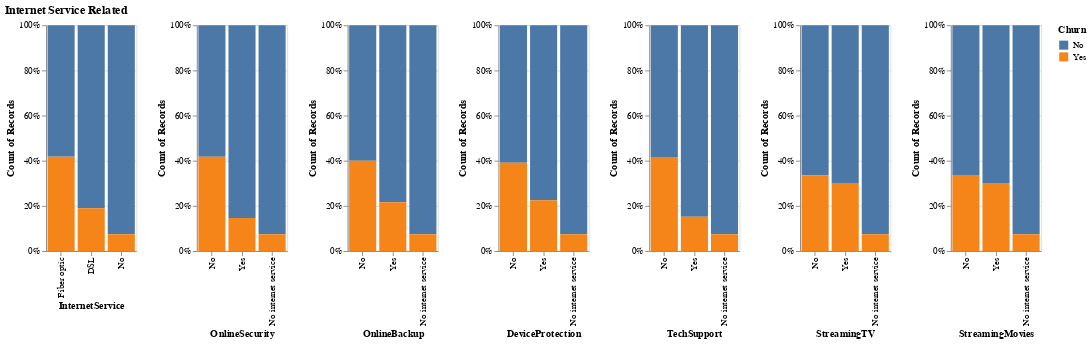

The notebook cell saved with this chart:
### Markdown cell above
- Senior citizen, people without partner and people without dependents are less likely to churn.

### Code cell
# Internet Service Related
c = (
    charts["InternetService"]
    | charts["OnlineSecurity"]
    | charts["OnlineBackup"]
    | charts["DeviceProtection"]
    | charts["TechSupport"]
    | charts["StreamingTV"]
    | charts["StreamingMovies"]
)
c = c.properties(title="Internet Service Related")
# c.save(f"imgs/internet_service_churn.png", ppi=200)
c.display()

### Figure 1 — Vega specification as saved in the notebook (floating-point values rounded to 4 significant figures)
{"$schema": "https://vega.github.io/schema/vega/v5.json", "data": [{"name": "source_0"}, {"name": "data_1", "values": [{"Churn": "No", "InternetService": "DSL", "__count_end": 1.0, "__count_start": 0.19}, {"Churn": "Yes", "InternetService": "DSL", "__count_end": 0.19, "__count_start": 0.0}, {"Churn": "Yes", "InternetService": "Fiber optic", "__count_end": 0.4189, "__count_start": 0.0}, {"Churn": "No", "InternetService": "Fiber optic", "__count_end": 1.0, "__count_start": 0.4189}, {"Churn": "No", "InternetService": "No", "__count_end": 1.0, "__count_start": 0.07434}, {"Churn": "Yes", "InternetService": "No", "__count_end": 0.07434, "__count_start": 0.0}]}, {"name": "data_2", "values": [{"Churn": "No", "OnlineSecurity": "No", "__count_end": 1.0, "__count_start": 0.4178}, {"Churn": "No", "OnlineSecurity": "Yes", "__count_end": 1.0, "__count_start": 0.1464}, {"Churn": "Yes", "OnlineSecurity": "Yes", "__count_end": 0.1464, "__count_start": 0.0}, {"Churn": "Yes", "OnlineSecurity": "No", "__count_end": 0.4178, "__count_start": 0.0}, {"Churn": "No", "OnlineSecurity": "No internet service", "__count_end": 1.0, "__count_start": 0.07434}, {"Churn": "Yes", "OnlineSecurity": "No internet service", "__count_end": 0.07434, "__count_start": 0.0}]}, {"name": "data_3", "values": [{"Churn": "No", "OnlineBackup": "Yes", "__count_end": 1.0, "__count_start": 0.2157}, {"Churn": "No", "OnlineBackup": "No", "__count_end": 1.0, "__count_start": 0.3994}, {"Churn": "Yes", "OnlineBackup": "Yes", "__count_end": 0.2157, "__count_start": 0.0}, {"Churn": "Yes", "OnlineBackup": "No", "__count_end": 0.3994, "__count_start": 0.0}, {"Churn": "No", "OnlineBackup": "No internet service", "__count_end": 1.0, "__count_start": 0.07434}, {"Churn": "Yes", "OnlineBackup": "No internet service", "__count_end": 0.07434, "__count_start": 0.0}]}, {"name": "data_4", "values": [{"Churn": "No", "DeviceProtection": "No", "__count_end": 1.0, "__count_start": 0.3914}, {"Churn": "No", "DeviceProtection": "Yes", "__count_end": 1.0, "__count_start": 0.2254}, {"Churn": "Yes", "DeviceProtection": "No", "__count_end": 0.3914, "__count_start": 0.0}, {"Churn": "Yes", "DeviceProtection": "Yes", "__count_end": 0.2254, "__count_start": 0.0}, {"Churn": "No", "DeviceProtection": "No internet service", "__count_end": 1.0, "__count_start": 0.07434}, {"Churn": "Yes", "DeviceProtection": "No internet service", "__count_end": 0.07434, "__count_start": 0.0}]}, {"name": "data_5", "values": [{"Churn": "No", "TechSupport": "No", "__count_end": 1.0, "__count_start": 0.4165}, {"Churn": "Yes", "TechSupport": "No", "__count_end": 0.4165, "__count_start": 0.0}, {"Churn": "No", "TechSupport": "Yes", "__count_end": 1.0, "__count_start": 0.152}, {"Churn": "Yes", "TechSupport": "Yes", "__count_end": 0.152, "__count_start": 0.0}, {"Churn": "No", "TechSupport": "No internet service", "__count_end": 1.0, "__count_start": 0.07434}, {"Churn": "Yes", "TechSupport": "No internet service", "__count_end": 0.07434, "__count_start": 0.0}]}, {"name": "data_6", "values": [{"Churn": "No", "StreamingTV": "No", "__count_end": 1.0, "__count_start": 0.3354}, {"Churn": "Yes", "StreamingTV": "No", "__count_end": 0.3354, "__count_start": 0.0}, {"Churn": "Yes", "StreamingTV": "Yes", "__count_end": 0.3011, "__count_start": 0.0}, {"Churn": "No", "StreamingTV": "Yes", "__count_end": 1.0, "__count_start": 0.3011}, {"Churn": "No", "StreamingTV": "No internet service", "__count_end": 1.0, "__count_start": 0.07434}, {"Churn": "Yes", "StreamingTV": "No internet service", "__count_end": 0.07434, "__count_start": 0.0}]}, {"name": "data_7", "values": [{"Churn": "No", "StreamingMovies": "No", "__count_end": 1.0, "__count_start": 0.3373}, {"Churn": "Yes", "StreamingMovies": "No", "__count_end": 0.3373, "__count_start": 0.0}, {"Churn": "Yes", "StreamingMovies": "Yes", "__count_end": 0.2995, "__count_start": 0.0}, {"Churn": "No", "StreamingMovies": "No internet service", "__count_end": 1.0, "__count_start": 0.07434}, {"Churn": "No", "StreamingMovies": "Yes", "__count_end": 1.0, "__count_start": 0.2995}, {"Churn": "Yes", "StreamingMovies": "No internet service", "__count_end": 0.07434, "__count_start": 0.0}]}, {"name": "data_1_color_domain_Churn_0", "values": [{"Churn": "No"}, {"Churn": "Yes"}]}, {"name": "data_2_color_domain_Churn_1", "values": [{"Churn": "No"}, {"Churn": "Yes"}]}, {"name": "data_3_color_domain_Churn_2", "values": [{"Churn": "No"}, {"Churn": "Yes"}]}, {"name": "data_4_color_domain_Churn_3", "values": [{"Churn": "No"}, {"Churn": "Yes"}]}, {"name": "data_5_color_domain_Churn_4", "values": [{"Churn": "No"}, {"Churn": "Yes"}]}, {"name": "data_6_color_domain_Churn_5", "values": [{"Churn": "No"}, {"Churn": "Yes"}]}, {"name": "data_7_color_domain_Churn_6", "values": [{"Churn": "No"}, {"Churn": "Yes"}]}, {"name": "source_0_concat_0_x_domain_InternetService", "values": [{"InternetService": "DSL", "sort_field": 2416}, {"InternetService": "Fiber optic", "sort_field": 3096}, {"InternetService": "No", "sort_field": 1520}]}, {"name": "source_0_concat_1_x_domain_OnlineSecurity", "values": [{"OnlineSecurity": "No", "sort_field": 3497}, {"OnlineSecurity": "Yes", "sort_field": 2015}, {"OnlineSecurity": "No internet service", "sort_field": 1520}]}, {"name": "source_0_concat_2_x_domain_OnlineBackup", "values": [{"OnlineBackup": "Yes", "sort_field": 2425}, {"OnlineBackup": "No", "sort_field": 3087}, {"OnlineBackup": "No internet service", "sort_field": 1520}]}, {"name": "source_0_concat_3_x_domain_DeviceProtection", "values": [{"DeviceProtection": "No", "sort_field": 3094}, {"DeviceProtection": "Yes", "sort_field": 2418}, {"DeviceProtection": "No internet service", "sort_field": 1520}]}, {"name": "source_0_concat_4_x_domain_TechSupport", "values": [{"TechSupport": "No", "sort_field": 3472}, {"TechSupport": "Yes", "sort_field": 2040}, {"TechSupport": "No internet service", "sort_field": 1520}]}, {"name": "source_0_concat_5_x_domain_StreamingTV", "values": [{"StreamingTV": "No", "sort_field": 2809}, {"StreamingTV": "Yes", "sort_field": 2703}, {"StreamingTV": "No internet service", "sort_field": 1520}]}, {"name": "source_0_concat_6_x_domain_StreamingMovies", "values": [{"StreamingMovies": "No", "sort_field": 2781}, {"StreamingMovies": "Yes", "sort_field": 2731}, {"StreamingMovies": "No internet service", "sort_field": 1520}]}], "signals": [{"name": "childWidth", "value": 100}], "marks": [{"type": "group", "name": "concat_0_group", "encode": {"update": {"width": {"signal": "childWidth"}, "height": {"signal": "height"}}}, "marks": [{"type": "rect", "name": "concat_0_marks", "from": {"data": "data_1"}, "encode": {"update": {"y2": {"field": "__count_start", "scale": "concat_0_y"}, "x": {"field": "InternetService", "scale": "concat_0_x"}, "y": {"field": "__count_end", "scale": "concat_0_y"}, "fill": {"field": "Churn", "scale": "color"}, "width": {"signal": "max(0.25, bandwidth('concat_0_x'))"}}}, "style": ["bar"]}], "axes": [{"scale": "concat_0_y", "ticks": false, "gridScale": "concat_0_x", "aria": false, "tickCount": {"signal": "ceil(height/40)"}, "labels": false, "minExtent": 0, "zindex": 0, "maxExtent": 0, "grid": true, "domain": false, "orient": "left"}, {"scale": "concat_0_x", "labelAngle": 270, "labelBaseline": "middle", "zindex": 0, "orient": "bottom", "grid": false, "title": "InternetService", "labelAlign": "right"}, {"scale": "concat_0_y", "format": ".0%", "grid": false, "title": "Count of Records", "labelOverlap": true, "tickCount": {"signal": "ceil(height/40)"}, "zindex": 0, "orient": "left"}], "style": "cell"}, {"type": "group", "name": "concat_1_group", "encode": {"update": {"height": {"signal": "height"}, "width": {"signal": "childWidth"}}}, "marks": [{"type": "rect", "name": "concat_1_marks", "from": {"data": "data_2"}, "encode": {"update": {"y2": {"field": "__count_start", "scale": "concat_1_y"}, "y": {"field": "__count_end", "scale": "concat_1_y"}, "width": {"signal": "max(0.25, bandwidth('concat_1_x'))"}, "x": {"field": "OnlineSecurity", "scale": "concat_1_x"}, "fill": {"field": "Churn", "scale": "color"}}}, "style": ["bar"]}], "axes": [{"scale": "concat_1_y", "gridScale": "concat_1_x", "domain": false, "labels": false, "orient": "left", "grid": true, "aria": false, "maxExtent": 0, "zindex": 0, "tickCount": {"signal": "ceil(height/40)"}, "minExtent": 0, "ticks": false}, {"scale": "concat_1_x", "labelAngle": 270, "grid": false, "labelAlign": "right", "labelBaseline": "middle", "orient": "bottom", "zindex": 0, "title": "OnlineSecurity"}, {"scale": "concat_1_y", "title": "Count of Records", "format": ".0%", "orient": "left", "labelOverlap": true, "zindex": 0, "grid": false, "tickCount": {"signal": "ceil(height/40)"}}], "style": "cell"}, {"type": "group", "name": "concat_2_group", "encode": {"update": {"height": {"signal": "height"}, "width": {"signal": "childWidth"}}}, "marks": [{"type": "rect", "name": "concat_2_marks", "from": {"data": "data_3"}, "encode": {"update": {"fill": {"field": "Churn", "scale": "color"}, "y2": {"field": "__count_start", "scale": "concat_2_y"}, "x": {"field": "OnlineBackup", "scale": "concat_2_x"}, "y": {"field": "__count_end", "scale": "concat_2_y"}, "width": {"signal": "max(0.25, bandwidth('concat_2_x'))"}}}, "style": ["bar"]}], "axes": [{"scale": "concat_2_y", "minExtent": 0, "aria": false, "gridScale": "concat_2_x", "tickCount": {"signal": "ceil(height/40)"}, "zindex": 0, "orient": "left", "grid": true, "domain": false, "maxExtent": 0, "labels": false, "ticks": false}, {"scale": "concat_2_x", "labelAlign": "right", "orient": "bottom", "labelAngle": 270, "zindex": 0, "labelBaseline": "middle", "title": "OnlineBackup", "grid": false}, {"scale": "concat_2_y", "labelOverlap": true, "format": ".0%", "grid": false, "zindex": 0, "orient": "left", "title": "Count of Records", "tickCount": {"signal": "ceil(height/40)"}}], "style": "cell"}, {"type": "group", "name": "concat_3_group", "encode": {"update": {"height": {"signal": "height"}, "width": {"signal": "childWidth"}}}, "marks": [{"type": "rect", "name": "concat_3_marks", "from": {"data": "data_4"}, "encode": {"update": {"y": {"field": "__count_end", "scale": "concat_3_y"}, "x": {"field": "DeviceProtection", "scale": "concat_3_x"}, "width": {"signal": "max(0.25, bandwidth('concat_3_x'))"}, "y2": {"field": "__count_start", "scale": "concat_3_y"}, "fill": {"field": "Churn", "scale": "color"}}}, "style": ["bar"]}], "axes": [{"scale": "concat_3_y", "ticks": false, "aria": false, "zindex": 0, "tickCount": {"signal": "ceil(height/40)"}, "gridScale": "concat_3_x", "grid": true, "orient": "left", "domain": false, "labels": false, "maxExtent": 0, "minExtent": 0}, {"scale": "concat_3_x", "zindex": 0, "labelAlign": "right", "orient": "bottom", "grid": false, "title": "DeviceProtection", "labelAngle": 270, "labelBaseline": "middle"}, {"scale": "concat_3_y", "zindex": 0, "orient": "left", "format": ".0%", "labelOverlap": true, "title": "Count of Records", "tickCount": {"signal": "ceil(height/40)"}, "grid": false}], "style": "cell"}, {"type": "group", "name": "concat_4_group", "encode": {"update": {"height": {"signal": "height"}, "width": {"signal": "childWidth"}}}, "marks": [{"type": "rect", "name": "concat_4_marks", "from": {"data": "data_5"}, "encode": {"update": {"x": {"field": "TechSupport", "scale": "concat_4_x"}, "y2": {"field": "__count_start", "scale": "concat_4_y"}, "y": {"field": "__count_end", "scale": "concat_4_y"}, "fill": {"field": "Churn", "scale": "color"}, "width": {"signal": "max(0.25, bandwidth('concat_4_x'))"}}}, "style": ["bar"]}], "axes": [{"scale": "concat_4_y", "gridScale": "concat_4_x", "maxExtent": 0, "grid": true, "orient": "left", "aria": false, "domain": false, "ticks": false, "zindex": 0, "minExtent": 0, "labels": false, "tickCount": {"signal": "ceil(height/40)"}}, {"scale": "concat_4_x", "labelAlign": "right", "zindex": 0, "labelAngle": 270, "orient": "bottom", "title": "TechSupport", "labelBaseline": "middle", "grid": false}, {"scale": "concat_4_y", "zindex": 0, "labelOverlap": true, "grid": false, "title": "Count of Records", "format": ".0%", "orient": "left", "tickCount": {"signal": "ceil(height/40)"}}], "style": "cell"}, {"type": "group", "name": "concat_5_group", "encode": {"update": {"width": {"signal": "childWidth"}, "height": {"signal": "height"}}}, "marks": [{"type": "rect", "name": "concat_5_marks", "from": {"data": "data_6"}, "encode": {"update": {"y2": {"field": "__count_start", "scale": "concat_5_y"}, "fill": {"field": "Churn", "scale": "color"}, "y": {"field": "__count_end", "scale": "concat_5_y"}, "x": {"field": "StreamingTV", "scale": "concat_5_x"}, "width": {"signal": "max(0.25, bandwidth('concat_5_x'))"}}}, "style": ["bar"]}], "axes": [{"scale": "concat_5_y", "orient": "left", "grid": true, "domain": false, "labels": false, "maxExtent": 0, "zindex": 0, "ticks": false, "gridScale": "concat_5_x", "tickCount": {"signal": "ceil(height/40)"}, "aria": false, "minExtent": 0}, {"scale": "concat_5_x", "labelBaseline": "middle", "labelAngle": 270, "title": "StreamingTV", "orient": "bottom", "labelAlign": "right", "grid": false, "zindex": 0}, {"scale": "concat_5_y", "tickCount": {"signal": "ceil(height/40)"}, "zindex": 0, "format": ".0%", "orient": "left", "grid": false, "title": "Count of Records", "labelOverlap": true}], "style": "cell"}, {"type": "group", "name": "concat_6_group", "encode": {"update": {"width": {"signal": "childWidth"}, "height": {"signal": "height"}}}, "marks": [{"type": "rect", "name": "concat_6_marks", "from": {"data": "data_7"}, "encode": {"update": {"fill": {"field": "Churn", "scale": "color"}, "x": {"field": "StreamingMovies", "scale": "concat_6_x"}, "y": {"field": "__count_end", "scale": "concat_6_y"}, "y2": {"field": "__count_start", "scale": "concat_6_y"}, "width": {"signal": "max(0.25, bandwidth('concat_6_x'))"}}}, "style": ["bar"]}], "axes": [{"scale": "concat_6_y", "gridScale": "concat_6_x", "grid": true, "maxExtent": 0, "labels": false, "domain": false, "ticks": false, "tickCount": {"signal": "ceil(height/40)"}, "orient": "left", "minExtent": 0, "zindex": 0, "aria": false}, {"scale": "concat_6_x", "labelBaseline": "middle", "orient": "bottom", "zindex": 0, "title": "StreamingMovies", "labelAlign": "right", "labelAngle": 270, "grid": false}, {"scale": "concat_6_y", "tickCount": {"signal": "ceil(height/40)"}, "zindex": 0, "format": ".0%", "grid": false, "orient": "left", "title": "Count of Records", "labelOverlap": true}], "style": "cell"}], "scales": [{"name": "color", "type": "ordinal", "domain": {"fields": [{"data": "data_1_color_domain_Churn_0", "field": "Churn"}, {"data": "data_2_color_domain_Churn_1", "field": "Churn"}, {"data": "data_3_color_domain_Churn_2", "field": "Churn"}, {"data": "data_4_color_domain_Churn_3", "field": "Churn"}, {"data": "data_5_color_domain_Churn_4", "field": "Churn"}, {"data": "data_6_color_domain_Churn_5", "field": "Churn"}, {"data": "data_7_color_domain_Churn_6", "field": "Churn"}], "sort": true}, "range": "category"}, {"name": "concat_0_x", "type": "band", "domain": {"data": "source_0_concat_0_x_domain_InternetService", "field": "InternetService", "sort": {"op": "max", "field": "sort_field", "order": "descending"}}, "range": [0, {"signal": "childWidth"}], "paddingInner": 0.1, "paddingOuter": 0.05}, {"name": "concat_0_y", "type": "linear", "domain": [0, 1], "range": [{"signal": "height"}, 0], "zero": true, "nice": true}, {"name": "concat_1_x", "type": "band", "domain": {"data": "source_0_concat_1_x_domain_OnlineSecurity", "field": "OnlineSecurity", "sort": {"op": "max", "field": "sort_field", "order": "descending"}}, "range": [0, {"signal": "childWidth"}], "paddingOuter": 0.05, "paddingInner": 0.1}, {"name": "concat_1_y", "type": "linear", "domain": [0, 1], "range": [{"signal": "height"}, 0], "zero": true, "nice": true}, {"name": "concat_2_x", "type": "band", "domain": {"data": "source_0_concat_2_x_domain_OnlineBackup", "field": "OnlineBackup", "sort": {"op": "max", "field": "sort_field", "order": "descending"}}, "range": [0, {"signal": "childWidth"}], "paddingInner": 0.1, "paddingOuter": 0.05}, {"name": "concat_2_y", "type": "linear", "domain": [0, 1], "range": [{"signal": "height"}, 0], "zero": true, "nice": true}, {"name": "concat_3_x", "type": "band", "domain": {"data": "source_0_concat_3_x_domain_DeviceProtection", "field": "DeviceProtection", "sort": {"op": "max", "field": "sort_field", "order": "descending"}}, "range": [0, {"signal": "childWidth"}], "paddingOuter": 0.05, "paddingInner": 0.1}, {"name": "concat_3_y", "type": "linear", "domain": [0, 1], "range": [{"signal": "height"}, 0], "nice": true, "zero": true}, {"name": "concat_4_x", "type": "band", "domain": {"data": "source_0_concat_4_x_domain_TechSupport", "field": "TechSupport", "sort": {"op": "max", "field": "sort_field", "order": "descending"}}, "range": [0, {"signal": "childWidth"}], "paddingOuter": 0.05, "paddingInner": 0.1}, {"name": "concat_4_y", "type": "linear", "domain": [0, 1], "range": [{"signal": "height"}, 0], "nice": true, "zero": true}, {"name": "concat_5_x", "type": "band", "domain": {"data": "source_0_concat_5_x_domain_StreamingTV", "field": "StreamingTV", "sort": {"op": "max", "field": "sort_field", "order": "descending"}}, "range": [0, {"signal": "childWidth"}], "paddingInner": 0.1, "paddingOuter": 0.05}, {"name": "concat_5_y", "type": "linear", "domain": [0, 1], "range": [{"signal": "height"}, 0], "zero": true, "nice": true}, {"name": "concat_6_x", "type": "band", "domain": {"data": "source_0_concat_6_x_domain_StreamingMovies", "field": "StreamingMovies", "sort": {"op": "max", "field": "sort_field", "order": "descending"}}, "range": [0, {"signal": "childWidth"}], "paddingOuter": 0.05, "paddingInner": 0.1}, {"name": "concat_6_y", "type": "linear", "domain": [0, 1], "range": [{"signal": "height"}, 0], "nice": true, "zero": true}], "title": {"text": "Internet Service Related", "anchor": "start"}, "background": "white", "padding": 5, "height": 250, "layout": {"padding": 20, "bounds": "full", "align": "each"}, "legends": [{"fill": "color", "symbolType": "square", "title": "Churn"}]}
